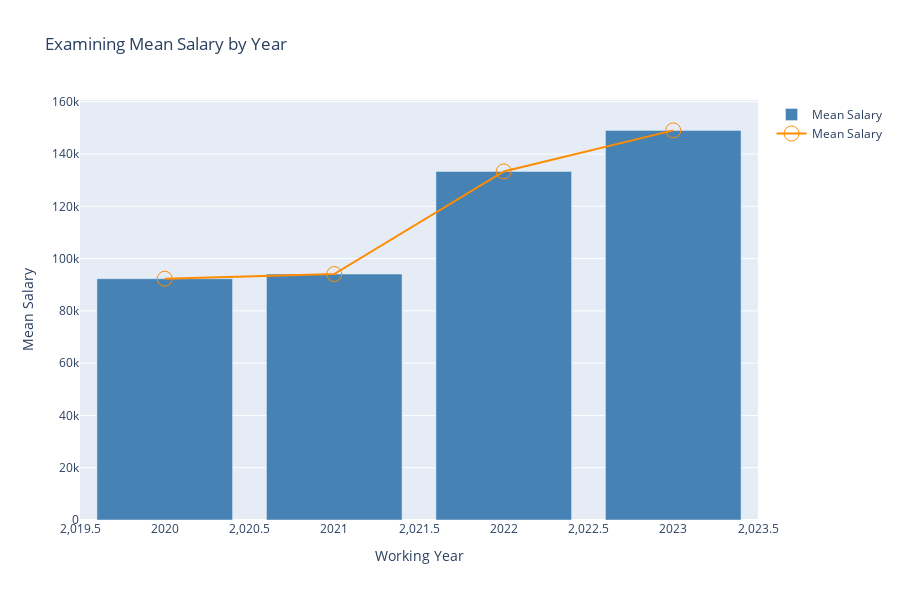

The notebook cell this image was saved under:
### Code cell
# Understanding Salary Distribution
mean_salary = df.groupby('work_year')['salary_in_usd'].mean()

# Create subplots with shared x-axis
fig = make_subplots()

# Add bar trace
bar_trace = go.Bar(
    x=mean_salary.index,
    y=mean_salary.values,
    name="Mean Salary",
    marker=dict(color='steelblue') 
)
fig.add_trace(bar_trace)

# Add line trace
line_trace = go.Scatter(
    x=mean_salary.index,
    y=mean_salary.values,
    name="Mean Salary",
    mode="lines+markers", 
    line=dict(color='darkorange'),
    marker=dict(symbol='circle-open', size=15)
)
fig.add_trace(line_trace)

# Update layout
fig.update_layout(
    title="Examining Mean Salary by Year",
    xaxis_title="Working Year",
    yaxis_title="Mean Salary",
    height=600
)

# Show the combined plot
fig.show()

### Figure 1 — Plotly figure (JSON) as saved in the notebook; plotly's stock layout.template omitted (floating-point values rounded to 4 significant figures)
{"data": [{"marker": {"color": "steelblue"}, "name": "Mean Salary", "type": "bar", "x": [2020, 2021, 2022, 2023], "y": [92300.0, 94090.0, 133300.0, 149000.0]}, {"line": {"color": "darkorange"}, "marker": {"size": 15, "symbol": "circle-open"}, "mode": "lines+markers", "name": "Mean Salary", "type": "scatter", "x": [2020, 2021, 2022, 2023], "y": [92300.0, 94090.0, 133300.0, 149000.0]}], "layout": {"height": 600, "title": {"text": "Examining Mean Salary by Year"}, "xaxis": {"anchor": "y", "domain": [0, 1], "title": {"text": "Working Year"}}, "yaxis": {"anchor": "x", "domain": [0, 1], "title": {"text": "Mean Salary"}}}}
